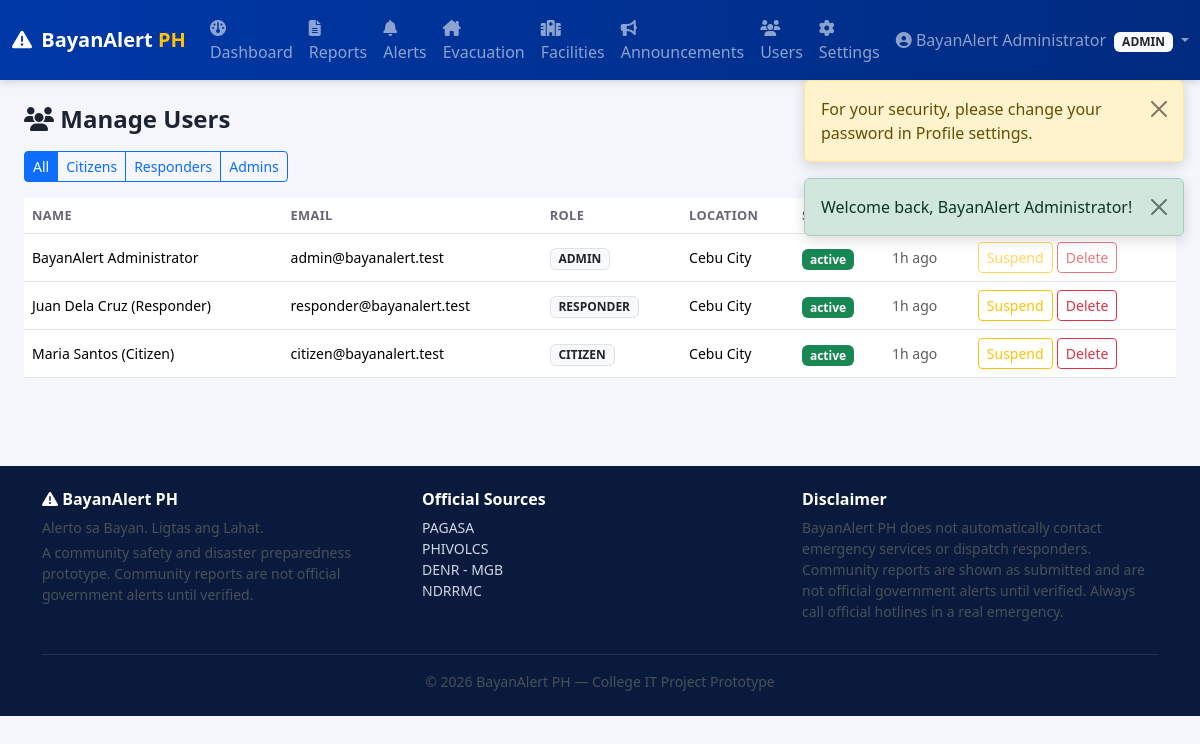
The page /admin/users.php (signed in) on the database its author committed.
### tables this page shows
CREATE TABLE users (
    id INT UNSIGNED AUTO_INCREMENT PRIMARY KEY,
    full_name VARCHAR(150) NOT NULL,
    email VARCHAR(150) NOT NULL UNIQUE,
    phone VARCHAR(20) NOT NULL,
    password_hash VARCHAR(255) NOT NULL,
    role ENUM('citizen','admin','responder') NOT NULL DEFAULT 'citizen',
    province VARCHAR(100) DEFAULT NULL,
    city VARCHAR(100) DEFAULT NULL,
    barangay VARCHAR(100) DEFAULT NULL,
    status ENUM('active','suspended') NOT NULL DEFAULT 'active',
    failed_login_attempts TINYINT UNSIGNED NOT NULL DEFAULT 0,
    lockout_until DATETIME DEFAULT NULL,
    must_change_password TINYINT(1) NOT NULL DEFAULT 0,
    created_at DATETIME NOT NULL DEFAULT CURRENT_TIMESTAMP,
    updated_at DATETIME NOT NULL DEFAULT CURRENT_TIMESTAMP ON UPDATE CURRENT_TIMESTAMP,
    INDEX idx_users_role (role),
    INDEX idx_users_location (province, city, barangay)
);

### includes/auth.php (called while the page is built, shortened)
<?php
require_once __DIR__ . '/functions.php';
function base_path(): string
{
    $script = $_SERVER['SCRIPT_NAME'];
    $depth = substr_count(trim(str_replace('/bayanalert-ph', '', $script), '/'), '/');
    return $depth > 0 ? str_repeat('../', $depth) : '';
}
function is_logged_in(): bool
{
    return isset($_SESSION['user_id']);
}
function current_user(): ?array
{
    return [
        'id'    => $_SESSION['user_id'],
        'name'  => $_SESSION['user_name'],
        'email' => $_SESSION['user_email'],
        'role'  => $_SESSION['user_role'],
        'province' => $_SESSION['user_province'] ?? null,
        'city'     => $_SESSION['user_city'] ?? null,
        'barangay' => $_SESSION['user_barangay'] ?? null,
    ];
}
function role_dashboard_path(string $role): string
{
    return match ($role) {
        'admin'     => 'admin/dashboard.php',
        'responder' => 'responder/dashboard.php',
        default     => 'citizen/dashboard.php',
    };
}

### includes/functions.php (called while the page is built, shortened)
<?php
function e(?string $value): string
{
    return htmlspecialchars($value ?? '', ENT_QUOTES, 'UTF-8');
}
function time_ago(string $datetime): string
{
    $diff = time() - strtotime($datetime);
    if ($diff < 86400) return floor($diff / 3600) . 'h ago';
    return date('M j, Y', strtotime($datetime));
}

### admin/users.php (the view, shortened to what this page needs)
<?php
require_once __DIR__ . '/../includes/auth.php';
$db = getDB();
$admin = current_user();
$roleFilter = $_GET['role'] ?? '';
$sql = 'SELECT * FROM users';
$params = [];
$sql .= ' ORDER BY created_at DESC';
$stmt = $db->prepare($sql);
$stmt->execute($params);
$users = $stmt->fetchAll();
require_once __DIR__ . '/../includes/header.php';
require_once __DIR__ . '/../includes/navbar.php';
?>
<div class="container-fluid py-4 px-4">
  <div class="d-flex justify-content-between align-items-center flex-wrap mb-3">
    <h4 class="fw-bold mb-0"><i class="fa-solid fa-users"></i> Manage Users</h4>
    <button class="btn btn-primary btn-sm" data-bs-toggle="modal" data-bs-target="#staffModal"><i class="fa-solid fa-user-plus"></i> Add Admin/Responder</button>
  </div>
  <div class="btn-group mb-3">
    <a href="users.php" class="btn btn-sm <?= $roleFilter==='' ? 'btn-primary':'btn-outline-primary' ?>">All</a>
    <a href="users.php?role=citizen" class="btn btn-sm <?= $roleFilter==='citizen' ? 'btn-primary':'btn-outline-primary' ?>">Citizens</a>
    <a href="users.php?role=responder" class="btn btn-sm <?= $roleFilter==='responder' ? 'btn-primary':'btn-outline-primary' ?>">Responders</a>
    <a href="users.php?role=admin" class="btn btn-sm <?= $roleFilter==='admin' ? 'btn-primary':'btn-outline-primary' ?>">Admins</a>
  </div>
  <div class="table-responsive">
    <table class="table table-hover bg-white align-middle">
      <thead><tr><th>Name</th><th>Email</th><th>Role</th><th>Location</th><th>Status</th><th>Joined</th><th>Actions</th></tr></thead>
      <tbody>
        <?php foreach ($users as $u): ?>
        <tr>
          <td class="small"><?= e($u['full_name']) ?></td>
          <td class="small"><?= e($u['email']) ?></td>
          <td><span class="badge bg-light text-dark border text-uppercase"><?= e($u['role']) ?></span></td>
          <td class="small"><?= e($u['city'] ?: '—') ?></td>
          <td><span class="badge <?= $u['status']==='active' ? 'bg-success' : 'bg-danger' ?>"><?= e($u['status']) ?></span></td>
          <td class="small text-muted"><?= time_ago($u['created_at']) ?></td>
          <td class="text-nowrap">
            <form method="POST" class="d-inline"><?= csrf_field() ?><input type="hidden" name="id" value="<?= (int)$u['id'] ?>">
              <?php if ($u['status'] === 'active'): ?>
                <button name="do" value="suspend" class="btn btn-sm btn-outline-warning" <?= $u['id']===$admin['id']?'disabled':'' ?>>Suspend</button>
              <?php else: ?>
                <button name="do" value="activate" class="btn btn-sm btn-outline-success">Activate</button>
              <?php endif; ?>
              <button name="do" value="delete" class="btn btn-sm btn-outline-danger" <?= $u['id']===$admin['id']?'disabled':'' ?> onclick="return confirm('Delete this user permanently?')">Delete</button>
            </form>
          </td>
        </tr>
        <?php endforeach; ?>
      </tbody>
    </table>
  </div>
</div>
<?php require_once __DIR__ . '/../includes/footer.php'; ?>

### includes/navbar.php (shortened to what this page needs)
<?php
$bp = base_path();
$user = current_user();
$role = $user['role'] ?? null;
?>
<nav class="navbar navbar-expand-lg navbar-dark bayan-navbar sticky-top">
  <div class="container-fluid">
    <a class="navbar-brand fw-bold" href="<?= e($bp) ?><?= $user ? e(role_dashboard_path($role)) : 'index.php' ?>">
      <i class="fa-solid fa-triangle-exclamation me-1"></i> BayanAlert <span class="text-warning">PH</span>
    </a>
    <div class="collapse navbar-collapse" id="navMain">
      <?php if ($role === 'citizen'): ?>
      <ul class="navbar-nav me-auto mb-2 mb-lg-0">
        <li class="nav-item"><a class="nav-link" href="<?= e($bp) ?>citizen/dashboard.php"><i class="fa-solid fa-gauge"></i> Dashboard</a></li>
        <li class="nav-item"><a class="nav-link" href="<?= e($bp) ?>citizen/map.php"><i class="fa-solid fa-map-location-dot"></i> Map</a></li>
        <li class="nav-item"><a class="nav-link" href="<?= e($bp) ?>citizen/alerts.php"><i class="fa-solid fa-bell"></i> Alerts</a></li>
        <li class="nav-item"><a class="nav-link" href="<?= e($bp) ?>citizen/reports.php"><i class="fa-solid fa-file-lines"></i> My Reports</a></li>
        <li class="nav-item"><a class="nav-link" href="<?= e($bp) ?>citizen/evacuation.php"><i class="fa-solid fa-house-chimney"></i> Evacuation</a></li>
        <li class="nav-item"><a class="nav-link" href="<?= e($bp) ?>citizen/facilities.php"><i class="fa-solid fa-hospital"></i> Facilities</a></li>
        <li class="nav-item"><a class="nav-link" href="<?= e($bp) ?>citizen/prepare.php"><i class="fa-solid fa-book-open"></i> Learn &amp; Prepare</a></li>
        <li class="nav-item"><a class="nav-link text-warning fw-bold" href="<?= e($bp) ?>citizen/sos.php"><i class="fa-solid fa-triangle-exclamation"></i> SOS</a></li>
      </ul>
      <?php elseif ($role === 'admin'): ?>
      <ul class="navbar-nav me-auto mb-2 mb-lg-0">
        <li class="nav-item"><a class="nav-link" href="<?= e($bp) ?>admin/dashboard.php"><i class="fa-solid fa-gauge"></i> Dashboard</a></li>
        <li class="nav-item"><a class="nav-link" href="<?= e($bp) ?>admin/reports.php"><i class="fa-solid fa-file-lines"></i> Reports</a></li>
        <li class="nav-item"><a class="nav-link" href="<?= e($bp) ?>admin/alerts.php"><i class="fa-solid fa-bell"></i> Alerts</a></li>
        <li class="nav-item"><a class="nav-link" href="<?= e($bp) ?>admin/evacuation.php"><i class="fa-solid fa-house-chimney"></i> Evacuation</a></li>
        <li class="nav-item"><a class="nav-link" href="<?= e($bp) ?>admin/facilities.php"><i class="fa-solid fa-hospital"></i> Facilities</a></li>
        <li class="nav-item"><a class="nav-link" href="<?= e($bp) ?>admin/announcements.php"><i class="fa-solid fa-bullhorn"></i> Announcements</a></li>
        <li class="nav-item"><a class="nav-link" href="<?= e($bp) ?>admin/users.php"><i class="fa-solid fa-users"></i> Users</a></li>
        <li class="nav-item"><a class="nav-link" href="<?= e($bp) ?>admin/settings.php"><i class="fa-solid fa-gear"></i> Settings</a></li>
      </ul>
      <?php endif; ?>
      <?php if ($user): ?>
      <ul class="navbar-nav ms-auto align-items-lg-center">
        <li class="nav-item dropdown">
          <a class="nav-link dropdown-toggle" href="#" role="button" data-bs-toggle="dropdown">
            <i class="fa-solid fa-circle-user"></i> <?= e($user['name']) ?>
            <span class="badge bg-light text-dark text-uppercase small ms-1"><?= e($role) ?></span>
          </a>
        </li>
      </ul>
      <?php endif; ?>
    </div>
  </div>
</nav>

### assets/css/style.css (style rules this page uses)
:root { --bayan-blue: #0038a8; --bayan-red: #ce1126; --bayan-yellow: #fcd116; --bayan-dark: #0a1a3c; }
body { font-family: 'Segoe UI', Roboto, -apple-system, sans-serif; background-color: #f4f6fb; color: #1c2333; }
.bayan-navbar { background: linear-gradient(90deg, var(--bayan-blue), #002b80); box-shadow: 0 2px 8px rgba(0,0,0,.15); }
.bayan-navbar .nav-link { font-weight: 500; }
.table thead th { font-size: .8rem; text-transform: uppercase; letter-spacing: .03em; color: #667; }

### rows shown on the page
users: full_name "BayanAlert Administrator", role "ADMIN", email "admin@bayanalert.test", city "Cebu City", status "active", created_at "1h ago", shows "Suspend"
users: full_name "Juan Dela Cruz (Responder)", email "responder@bayanalert.test", role "RESPONDER", city "Cebu City", status "active", created_at "1h ago", shows "Suspend"
users: full_name "Maria Santos (Citizen)", email "citizen@bayanalert.test", role "CITIZEN", city "Cebu City", status "active", created_at "1h ago", shows "Suspend"

### other values the page prints
$f['message'] "For your security, please change your password in Profile settings."
$f['message'] "Welcome back, BayanAlert Administrator!"
